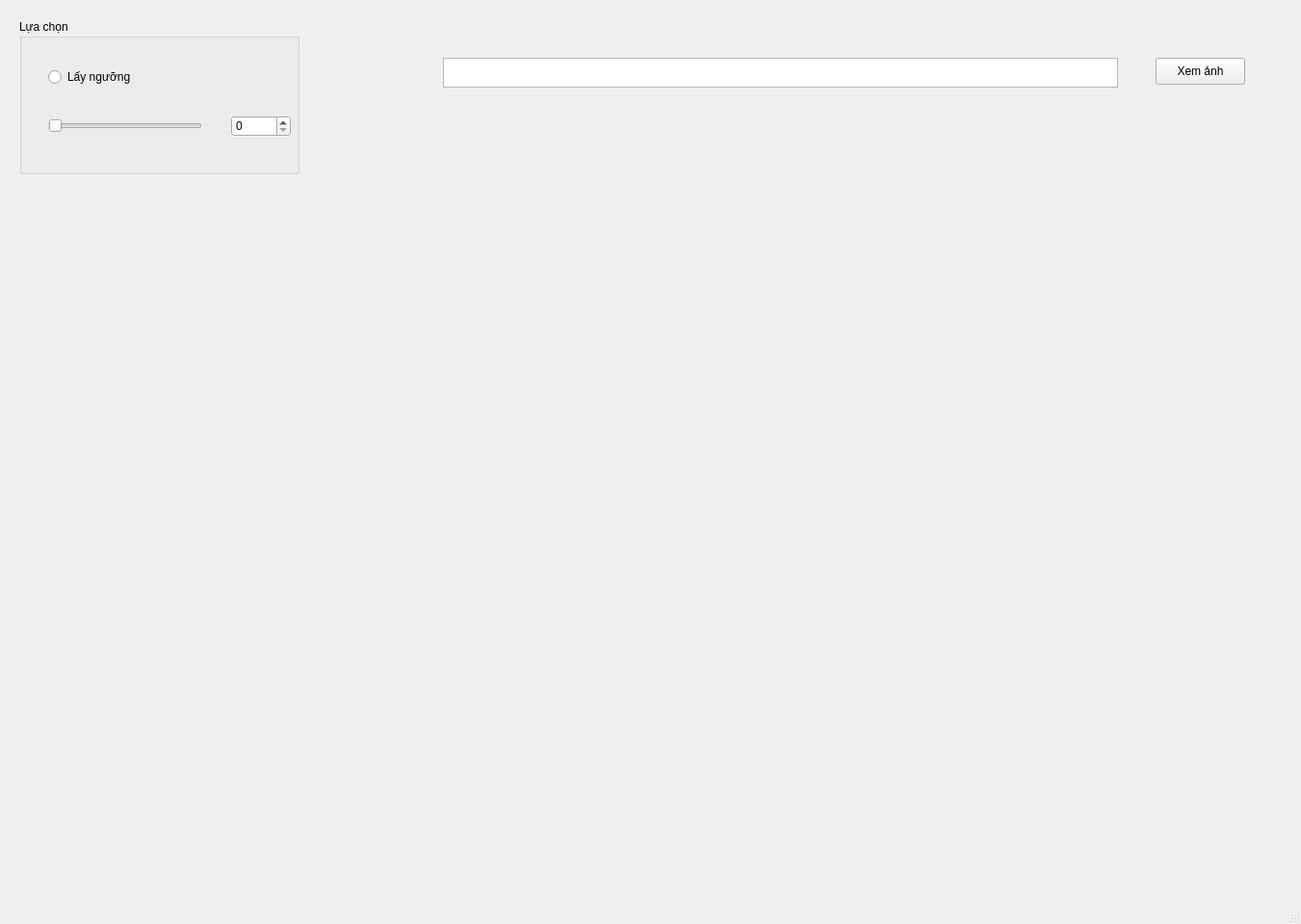
<?xml version="1.0" encoding="UTF-8"?>
<ui version="4.0">
 <class>MainWindow</class>
 <widget class="QMainWindow" name="MainWindow">
  <property name="geometry">
   <rect>
    <x>0</x>
    <y>0</y>
    <width>1351</width>
    <height>960</height>
   </rect>
  </property>
  <property name="windowTitle">
   <string>MainWindow</string>
  </property>
  <widget class="QWidget" name="centralwidget">
   <widget class="QGroupBox" name="groupBox">
    <property name="geometry">
     <rect>
      <x>20</x>
      <y>20</y>
      <width>291</width>
      <height>161</height>
     </rect>
    </property>
    <property name="title">
     <string>Lựa chọn</string>
    </property>
    <widget class="QDoubleSpinBox" name="ngongDSB">
     <property name="geometry">
      <rect>
       <x>220</x>
       <y>100</y>
       <width>62</width>
       <height>22</height>
      </rect>
     </property>
     <property name="decimals">
      <number>0</number>
     </property>
     <property name="maximum">
      <double>255.000000000000000</double>
     </property>
     <property name="singleStep">
      <double>1.000000000000000</double>
     </property>
     <property name="stepType">
      <enum>QAbstractSpinBox::DefaultStepType</enum>
     </property>
     <property name="value">
      <double>0.000000000000000</double>
     </property>
    </widget>
    <widget class="QSlider" name="nguongSL">
     <property name="geometry">
      <rect>
       <x>30</x>
       <y>100</y>
       <width>160</width>
       <height>22</height>
      </rect>
     </property>
     <property name="maximum">
      <number>255</number>
     </property>
     <property name="value">
      <number>0</number>
     </property>
     <property name="orientation">
      <enum>Qt::Horizontal</enum>
     </property>
    </widget>
    <widget class="QRadioButton" name="radioButton">
     <property name="geometry">
      <rect>
       <x>30</x>
       <y>50</y>
       <width>95</width>
       <height>20</height>
      </rect>
     </property>
     <property name="text">
      <string>Lấy ngưỡng</string>
     </property>
    </widget>
   </widget>
   <widget class="QLabel" name="anhLB">
    <property name="geometry">
     <rect>
      <x>190</x>
      <y>240</y>
      <width>960</width>
      <height>640</height>
     </rect>
    </property>
    <property name="text">
     <string/>
    </property>
    <property name="alignment">
     <set>Qt::AlignCenter</set>
    </property>
   </widget>
   <widget class="QTextEdit" name="textEdit">
    <property name="geometry">
     <rect>
      <x>460</x>
      <y>60</y>
      <width>701</width>
      <height>31</height>
     </rect>
    </property>
   </widget>
   <widget class="QPushButton" name="pushButton">
    <property name="geometry">
     <rect>
      <x>1200</x>
      <y>60</y>
      <width>93</width>
      <height>28</height>
     </rect>
    </property>
    <property name="text">
     <string>Xem ảnh</string>
    </property>
   </widget>
  </widget>
  <widget class="QMenuBar" name="menubar">
   <property name="geometry">
    <rect>
     <x>0</x>
     <y>0</y>
     <width>1351</width>
     <height>26</height>
    </rect>
   </property>
  </widget>
  <widget class="QStatusBar" name="statusbar"/>
 </widget>
 <resources/>
 <connections/>
</ui>
